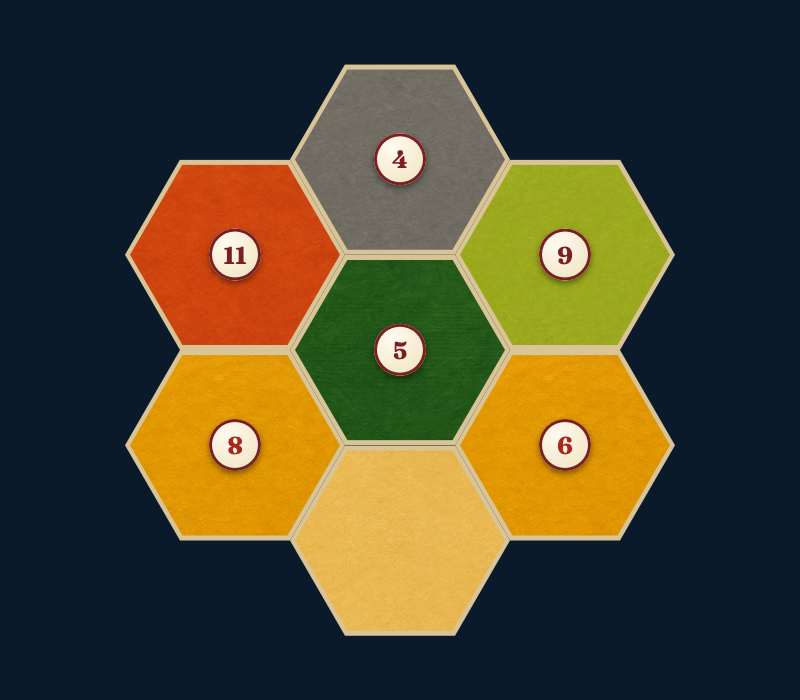
#> input picture design-references/tiles/_scripts/full-set-patch.png, 800 x 700 px
$ python find_uniform_tile_crop.py full-set-patch.png out.png
#> lines starting #> are read from the running program, lines starting #| are printed output that depends on the picture
#!/usr/bin/env python3
"""Find a tight, low-variance sub-region within an existing painted tile
texture and crop it out - used instead of regenerating tiles from scratch
when the *whole* source canvas has too much visible brushstroke-to-
brushstroke color variation ("paint splotches") for `TileDrawing.drawTile`
to read as one solid resource color once it's stretched into a hex's
bounding box (see design-references/STATUS.md, "Aug 21 bugfix/redesign
pass").

Scores every window of a given size by a mix of local color std-dev and
Sobel-style edge magnitude (weighted higher - a straight brushstroke edge
crossing the window reads as a seam even when the raw color std-dev on
either side of it is low), and keeps the lowest-scoring one: the most
visually uniform patch in the source image.

Requires numpy (not a dependency of the other scripts in this folder):
  python3 -m pip install --break-system-packages numpy

Usage:
  python3 find_uniform_tile_crop.py <source.png> <out.png> [--win 220] [--stride 12]
"""
import argparse
from pathlib import Path

import numpy as np
from PIL import Image


def find_best_crop(path: Path, win: int, stride: int) -> tuple[int, int, int]:
#> called with win = 220, stride = 12
    gray = np.asarray(Image.open(path).convert("L")).astype(np.float32)
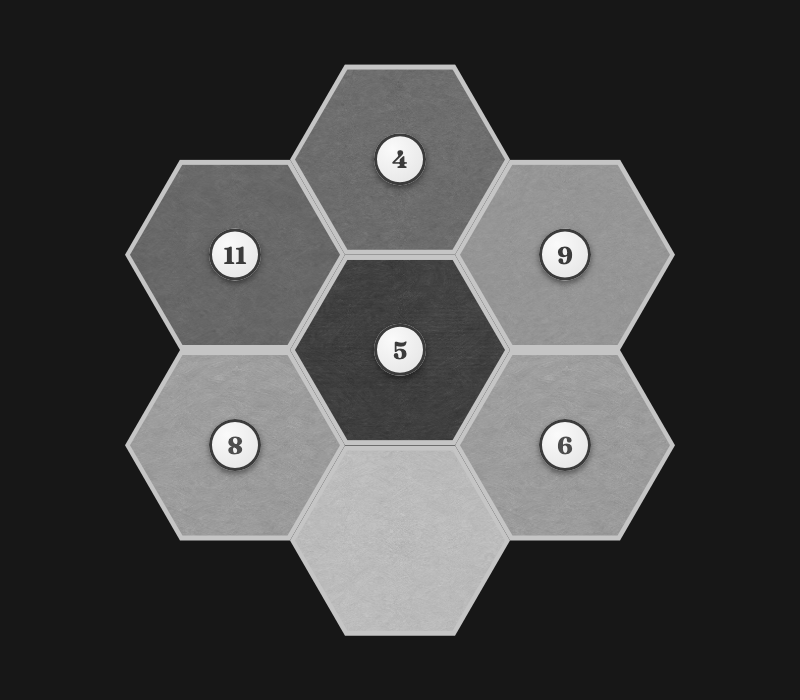
#> gray: shape (700, 800) float32; min 23, max 250, mean 69.6
    arr = np.asarray(Image.open(path).convert("RGB")).astype(np.float32)
    height, width = gray.shape
#> height = 700; width = 800
    gy, gx = np.gradient(gray)
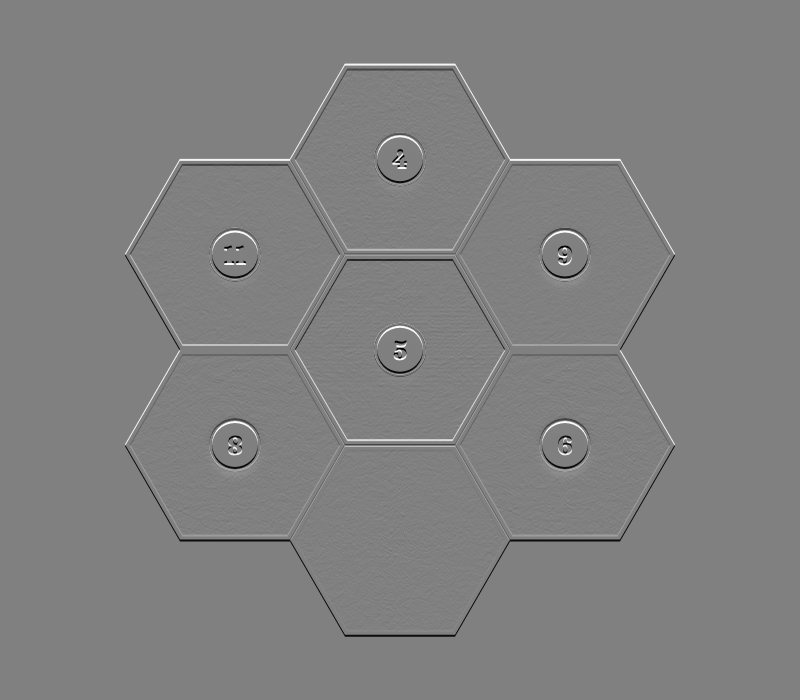
#> gy: shape (700, 800) float32; min -95.5, max 94, mean 0; drawn with min black and max white
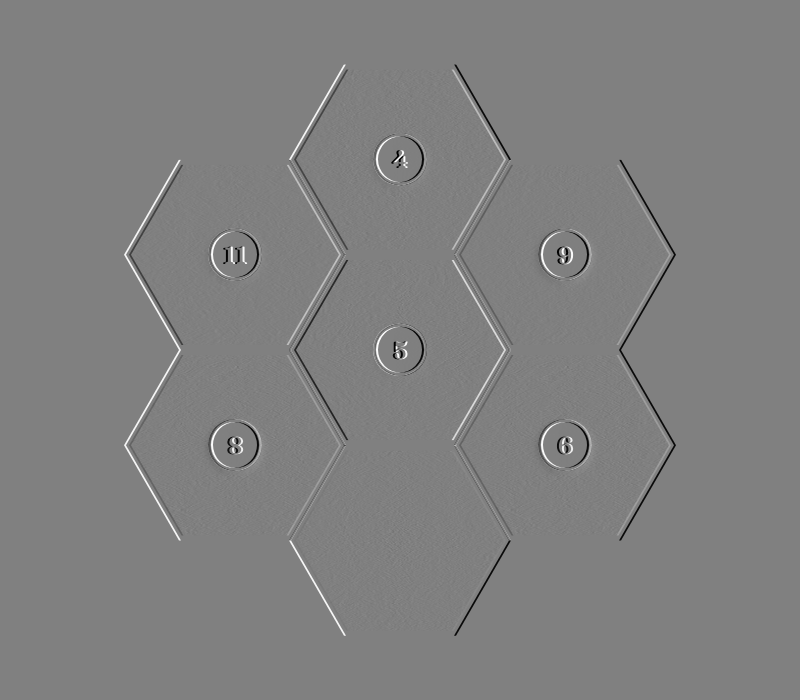
#> gx: shape (700, 800) float32; min -95, max 94, mean 0; drawn with min black and max white
    edge_mag = np.sqrt(gx**2 + gy**2)
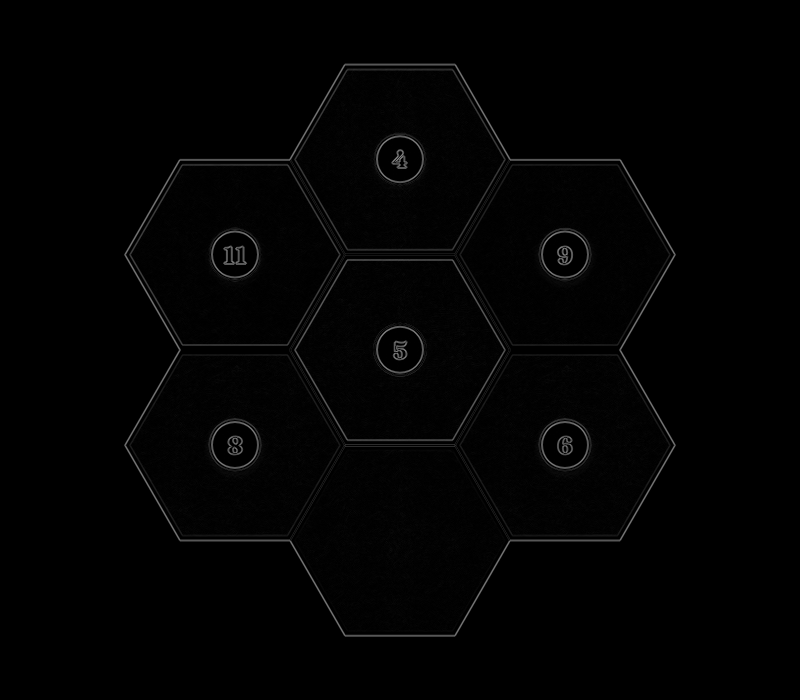
#> edge_mag: shape (700, 800) float32; min 0, max 133.3, mean 2.6

    best_score, best_x, best_y = None, 0, 0
    for y in range(0, height - win, stride):
        for x in range(0, width - win, stride):
            patch = arr[y:y + win, x:x + win, :]
            std = patch.std(axis=(0, 1)).mean()
            edge_patch = edge_mag[y:y + win, x:x + win]
            edge_score = edge_patch.mean() + edge_patch.max() * 0.05
            score = std * 0.6 + edge_score * 2.5
            if best_score is None or score < best_score:
                best_score, best_x, best_y = score, x, y
#> after the loop, best_score = 33.34; best_x = 0; best_y = 0
    return best_x, best_y, win


def main() -> None:
    parser = argparse.ArgumentParser()
    parser.add_argument("source", type=Path)
    parser.add_argument("out", type=Path)
    parser.add_argument("--win", type=int, default=220)
    parser.add_argument("--stride", type=int, default=12)
    args = parser.parse_args()

    x, y, win = find_best_crop(args.source, args.win, args.stride)
#> x = 0; y = 0; win = 220
    print(f"best crop: ({x},{y},{x + win},{y + win})")
#| best crop: (0,0,220,220)
    im = Image.open(args.source).convert("RGB")
#> im is the input picture: PIL image 800x700 RGB; mean R, G, B 76.1, 70.9, 47.9
    args.out.parent.mkdir(parents=True, exist_ok=True)
    im.crop((x, y, x + win, y + win)).save(args.out)
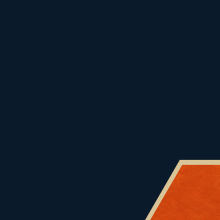
#> saved as out.png: PIL image 220x220 RGB; mean R, G, B 25.1, 30.4, 42.4
    print(f"saved: {args.out}")


if __name__ == "__main__":
    main()
